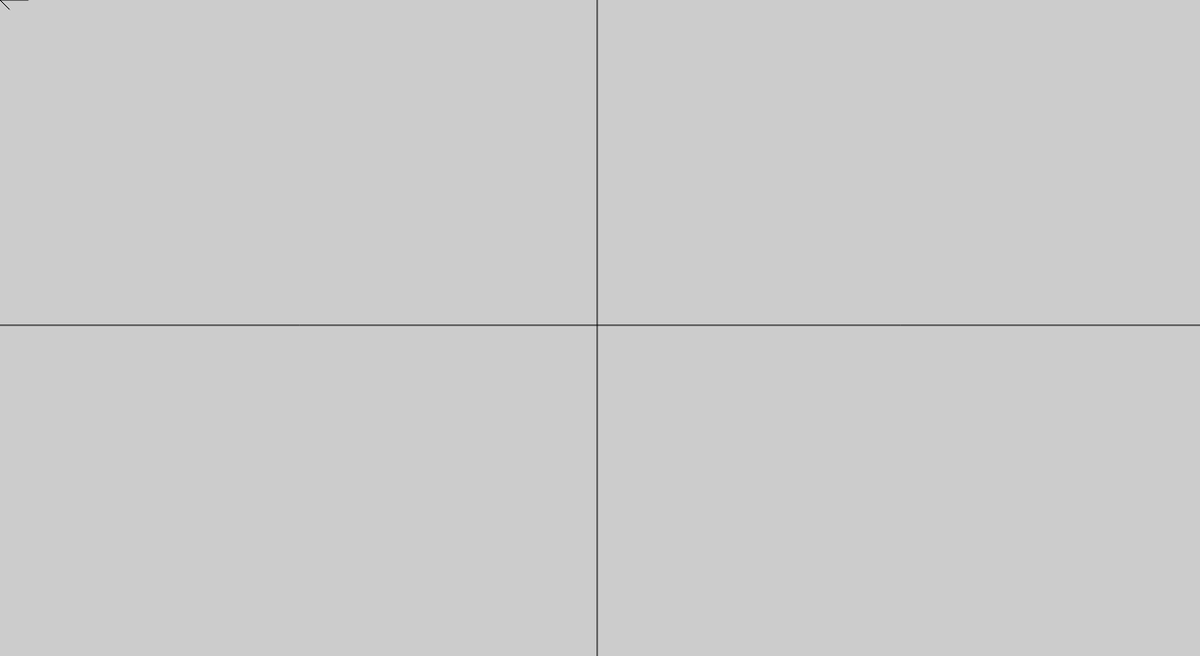
Frame 1 (no input)
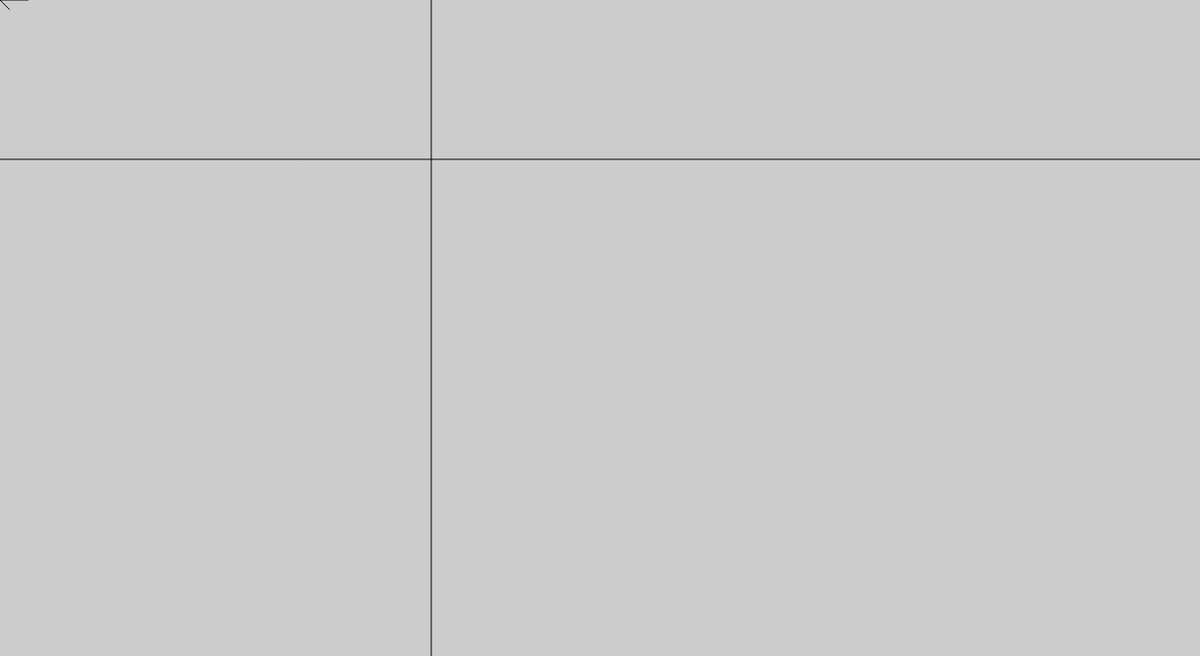
Frame 60 (no input)
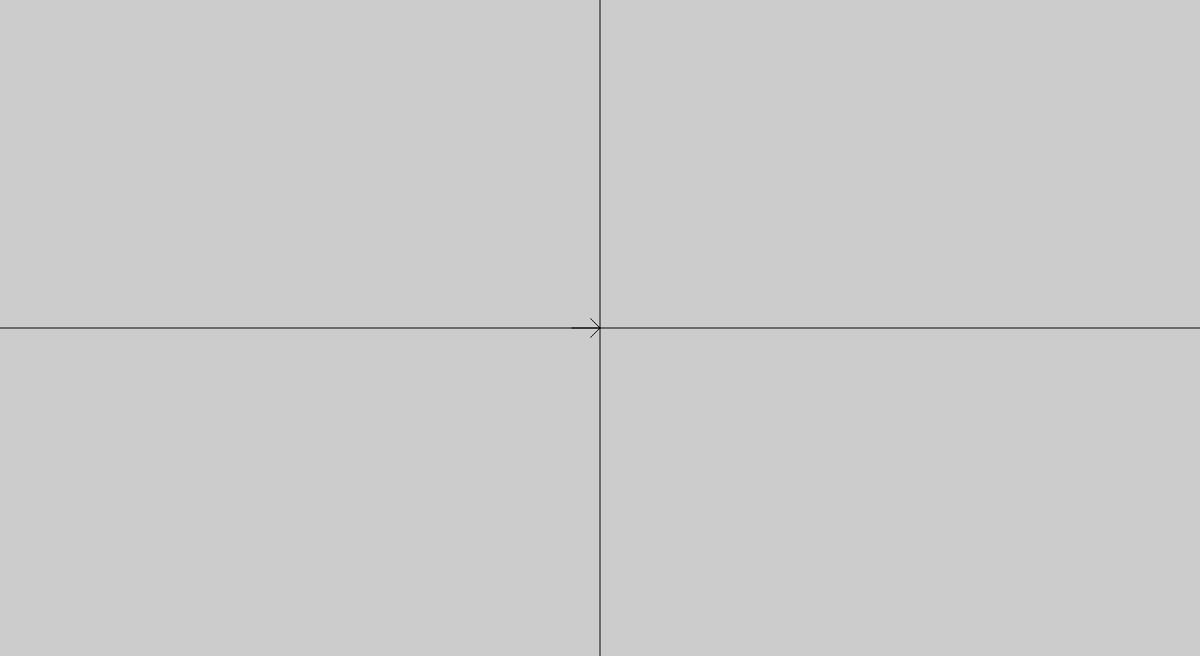
Frame 120 (the mouse pressed at the canvas centre since frame 60)

The p5.js sketch that drew these frames (run headless with seeded random() and noise() and a simulated clock; from frame 60 on, the mouse is pressed at the canvas centre):

// p5.js sketch
// ── sketch.js
var x;
var offset = 10;
var y;
function setup() {
  // put setup code here
  createCanvas(1280,700);
  x = width/2;
  y = height/2;

}

function draw() {
  background(204);
  if (mouseX > x) {
    x += 3;
    offset = -10;
  }
  if (mouseX < x){
    x -= 3;
    offset = 10;
  }
  if (mouseY > y) {
    y += 3;

  }
  if (mouseY < y){
    y -= 3;

  }
  line(x,0,x,height);
  line(mouseX, mouseY, mouseX + offset, mouseY - 10);
  line(mouseX, mouseY, mouseX + offset, mouseY+10);
  line(mouseX, mouseY, mouseX + offset*3, mouseY);

  line(0,y,width,y);

}
